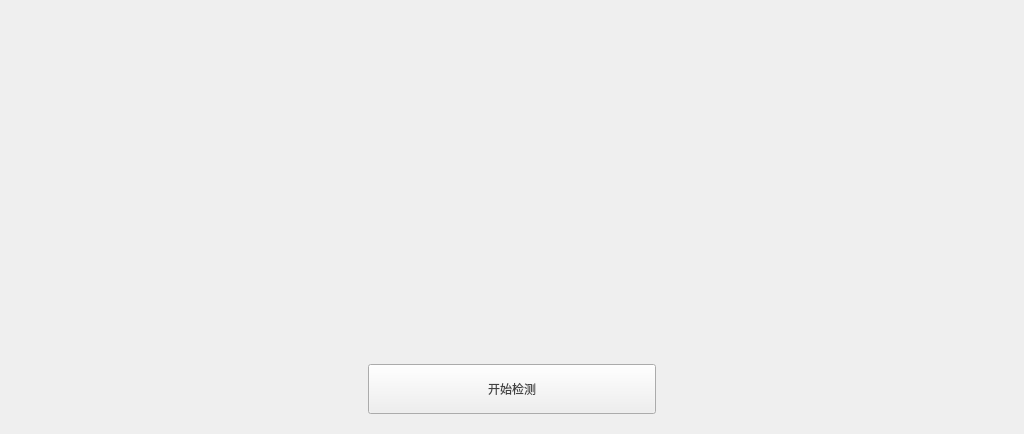
<?xml version="1.0" encoding="UTF-8"?>
<ui version="4.0">
 <class>WidgetControl</class>
 <widget class="QWidget" name="WidgetControl">
  <property name="geometry">
   <rect>
    <x>0</x>
    <y>0</y>
    <width>1024</width>
    <height>434</height>
   </rect>
  </property>
  <property name="minimumSize">
   <size>
    <width>1024</width>
    <height>434</height>
   </size>
  </property>
  <property name="maximumSize">
   <size>
    <width>1024</width>
    <height>434</height>
   </size>
  </property>
  <property name="windowTitle">
   <string>Form</string>
  </property>
  <layout class="QGridLayout" name="gridLayout">
   <property name="leftMargin">
    <number>60</number>
   </property>
   <property name="topMargin">
    <number>20</number>
   </property>
   <property name="rightMargin">
    <number>60</number>
   </property>
   <property name="bottomMargin">
    <number>20</number>
   </property>
   <property name="spacing">
    <number>20</number>
   </property>
   <item row="1" column="0">
    <widget class="QWidget" name="widget_4" native="true"/>
   </item>
   <item row="0" column="2">
    <widget class="QWidget" name="widget_3" native="true"/>
   </item>
   <item row="1" column="2">
    <widget class="QWidget" name="widget_6" native="true"/>
   </item>
   <item row="0" column="0">
    <widget class="QWidget" name="widget_1" native="true"/>
   </item>
   <item row="0" column="1">
    <widget class="QWidget" name="widget_2" native="true"/>
   </item>
   <item row="1" column="1">
    <widget class="QWidget" name="widget_5" native="true"/>
   </item>
   <item row="2" column="1">
    <widget class="QPushButton" name="button_start">
     <property name="minimumSize">
      <size>
       <width>0</width>
       <height>50</height>
      </size>
     </property>
     <property name="maximumSize">
      <size>
       <width>16777215</width>
       <height>50</height>
      </size>
     </property>
     <property name="styleSheet">
      <string notr="true">QPushButton{
	border-image: url(:/images/button/button1.png);
	color: rgb(66, 66, 66);
	font: 24px &quot;.Helvetica Neue DeskInterface&quot;;
}
QPushButton:pressed{
border-image: url(:/images/button/button1_press.png);
}
QPushButton:disabled{
border-image: url(:/images/button/button1_press.png);
}</string>
     </property>
     <property name="text">
      <string>开始检测</string>
     </property>
    </widget>
   </item>
  </layout>
 </widget>
 <resources/>
 <connections/>
</ui>
